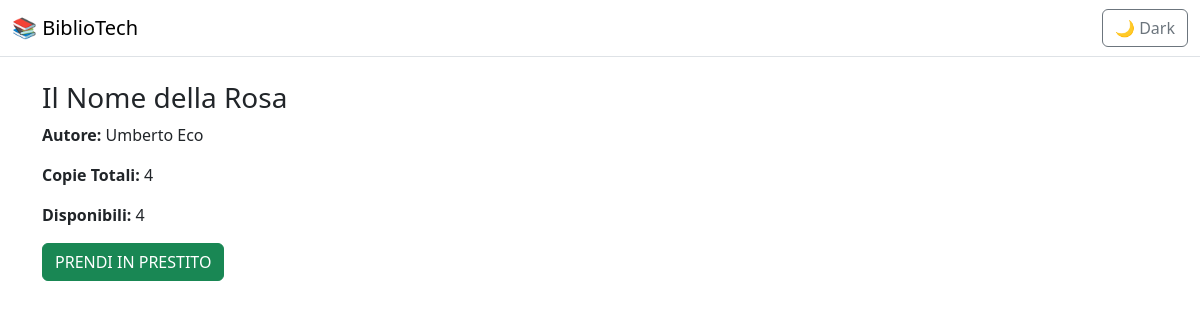
Screenshot of /root/src/libro.php?id=2 (signed in) with the database file from the repository.
### tables this page shows
CREATE TABLE libri (
    id INT AUTO_INCREMENT PRIMARY KEY,
    titolo VARCHAR(255) NOT NULL,
    autore VARCHAR(255) NOT NULL,
    copie_totali INT NOT NULL CHECK (copie_totali >= 0),
    copie_disponibili INT NOT NULL CHECK (copie_disponibili >= 0),
    created_at TIMESTAMP DEFAULT CURRENT_TIMESTAMP,
    CONSTRAINT chk_copie_coerenza 
        CHECK (copie_disponibili <= copie_totali)
);

### root/src/libro.php (the view, shortened to what this page needs)
<?php
require 'config.php';
$stmt = $pdo->prepare("SELECT * FROM libri WHERE id=?");
$stmt->execute([$_GET['id']]);
$libro = $stmt->fetch();
?>
<?php include 'header.php'; ?>
<div class="container mt-4">
<h3><?= htmlspecialchars($libro['titolo']) ?></h3>
<p><strong>Autore:</strong> <?= htmlspecialchars($libro['autore']) ?></p>
<p><strong>Copie Totali:</strong> <?= $libro['copie_totali'] ?></p>
<p><strong>Disponibili:</strong> <?= $libro['copie_disponibili'] ?></p>
<?php if ($libro['copie_disponibili'] > 0): ?>
<a href="prestito.php?id=<?= $libro['id'] ?>" class="btn btn-success">
PRENDI IN PRESTITO
</a>
<?php else: ?>
<button class="btn btn-secondary" disabled>Non disponibile</button>
<?php endif; ?>
</div>
</body>
</html>

### rows the page displays
libri: titolo "Il Nome della Rosa", autore "Umberto Eco", copie_totali "4", copie_disponibili "4"
